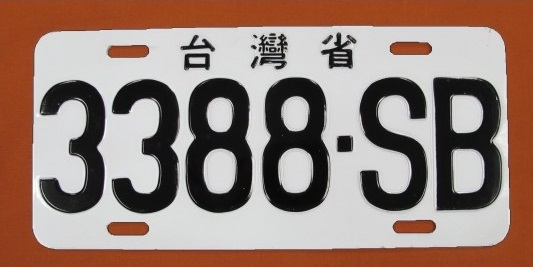
#> input picture HW4_Connected_Components/car.jpg, 533 x 267 px
$ python connected_components.py
#> lines starting #> are read from the running program, lines starting #| are printed output that depends on the picture; after the words box and inside, x2 and y2 are one past the last pixel; in counts of white or black regions, pixels touching at a corner belong together
import cv2
import numpy as np
from google.colab.patches import cv2_imshow
from skimage.filters import threshold_local
from skimage import measure
import queue

img = cv2.imread('car.jpg', 0)
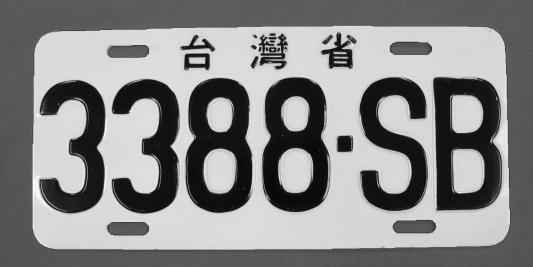
#> img: shape (267, 533); min 0, max 255, mean 135
img = cv2.threshold(img, 127, 255, cv2.THRESH_BINARY)[1]  # ensure binary
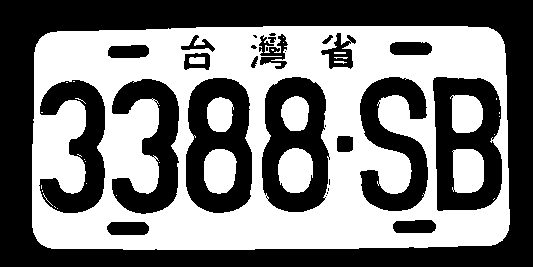
#> img: shape (267, 533); 48.9% white; 36 white regions (26 under 20 px), largest, box (x1, y1, x2, y2) and area: (32, 26, 510, 250) 62937, (278, 148, 313, 193) 1287, (452, 149, 484, 193) 1258
num_labels, origin_img = cv2.connectedComponents(img)
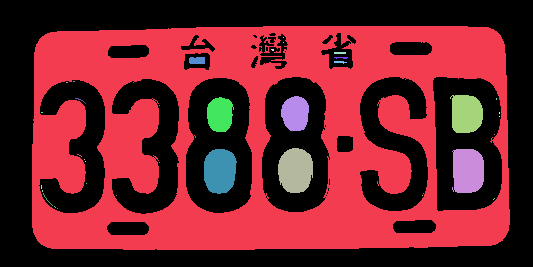
#> origin_img: shape (267, 533) int32; 37 distinct labels, from 0 to 36; one colour per label, 0 black
#> num_labels = 37

def imshow_components(labels):
    # Map component labels to hue val
    label_hue = np.uint8(179*labels/np.max(labels))
    blank_ch = 255*np.ones_like(label_hue)
    labeled_img = cv2.merge([label_hue, blank_ch, blank_ch])
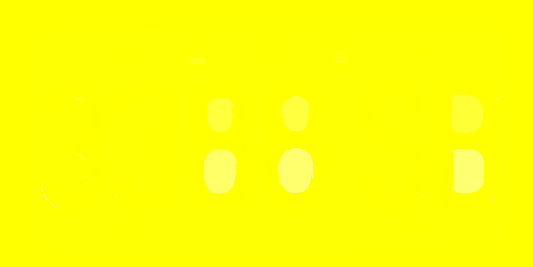
#> labeled_img: shape (267, 533, 3); mean of channels 0, 1, 2 5.8, 255, 255; drawn as B, G, R

    # 將圖片由RGB轉為HSV格式，然後取HSV中的Ｖ值，此效果與灰階效果類似
    V = cv2.split(cv2.cvtColor(labeled_img, cv2.COLOR_BGR2HSV))[2]
#> V: shape (267, 533); every value is 255

    labeled_img = threshold_local(V, 47, offset=15).astype("uint8") * 255
#> labeled_img: shape (267, 533); every value is 16
    labeled_img = cv2.bitwise_not(labeled_img)
#> labeled_img: shape (267, 533); every value is 239

    # set background label to black
    labeled_img[label_hue==0] = 0

    # cv2.imshow('labeled_img.jpg', labeled_img)
    cv2_imshow(labeled_img)
    cv2.waitKey()
    cv2.imwrite('labeled_img.jpg', labeled_img)

    # 黑轉白，白轉黑
    for i, row in enumerate(labeled_img):
      # print('pix:', pix.shape)
      for j, val in enumerate(row):
        if val == 0:
          labeled_img[i][j] = 255
        else:
          labeled_img[i][j] = 0

    cv2_imshow(labeled_img)
    cv2.imwrite('labeled_img2.jpg', labeled_img)


    # connected components analysis
    # background=0表示pixel值為0則認定為背景
    labels = measure.label(labeled_img, background=0)
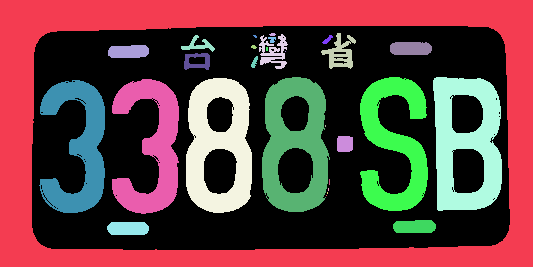
#> labels: shape (267, 533) int64; 30 distinct labels, from 0 to 29; one colour per label, 0 black

    # 建立一個空的圖，存放稍後將篩選出的字母及數字
    mask = np.zeros(labeled_img.shape, dtype="uint8")

    # 依序處理每個labels(components)
    for (i, label) in enumerate(np.unique(labels)):
      # label=0，表示為背景
      if label == 0:
        continue

      # 否則為前景
      # 建立該前景的Binary圖
      labelMask = np.zeros(labeled_img.shape, dtype="uint8")
      labelMask[labels == label] = 255

      # 有幾個非0的像素
      numPixels = cv2.countNonZero(labelMask)

      # 如果像素數目在1500～7000之間認定為車牌的字母或數字
      if numPixels > 1500 and numPixels < 7000:
        # 放到剛剛建立的空圖中
        mask = cv2.add(mask, labelMask)
#> this loop made 30 passes
#> numPixels on passes 2 to 13: 37784, 16, 561, 500, 206, 8, 44, 33, 508, 477, 17, 8
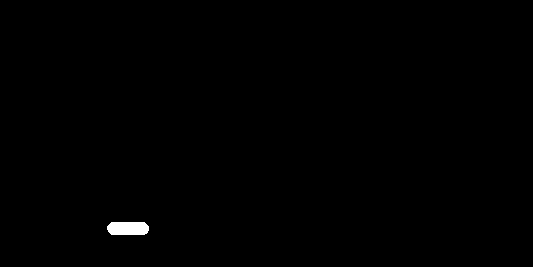
#> labelMask: shape (267, 533); 0.36% white; 1 white region, box (x1, y1, x2, y2) and area: (107, 222, 149, 235) 507
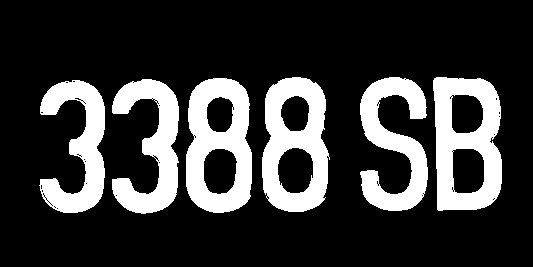
#> mask: shape (267, 533); 21.8% white; 6 white regions, box (x1, y1, x2, y2) and area: (433, 77, 502, 211) 5873, (186, 78, 252, 213) 5736, (262, 77, 330, 212) 5595, (360, 77, 428, 211) 4772, (112, 79, 179, 214) 4619, (39, 80, 105, 213) 4421


    # 顯示所抓取到的車牌
    # cv2.imshow("mask.jpg", mask)
    cv2_imshow(mask)
    cv2.waitKey(0)
    cv2.imwrite('output.jpg', mask)

    # 計算connected components的pixel數目
    pixel_cnt(mask)


dx = [1, 0, -1, 0]
dy = [0, 1, 0, -1]
def bfs(x, y, img, vis):
  sz = img.shape
  cnt = 1
  que = []
  vis[x][y] = 1
  que.append((x, y))
  while que:
    at = que.pop(0)
    x, y = at[0], at[1]
    # 上下左右移動
    for i in range(4):
      nx = x + dx[i]
      ny = y + dy[i]
      # 在component邊界內，且是白色
      if 0 <= nx < sz[0] and 0 <= ny < sz[1] and vis[nx][ny] == 0 and img[nx][ny] == 255:
        vis[nx][ny] = 1
        cnt += 1
        que.append((nx, ny))
  return cnt

def pixel_cnt(img):
  vis = np.zeros(img.shape, dtype=int)
  components = []
  for i, row in enumerate(img):
    for j, val in enumerate(row):
      if val == 255 and vis[i][j] == 0:
        cnt = bfs(i, j, img, vis)
        # 雜訊去除
        if cnt > 50:
          components.append(cnt)
#> after the loop, components = [5588, 4770, 5872, 5736, 4612, 4421]
  # components.sort()
  print('components:', components)
#| components: [5588, 4770, 5872, 5736, 4612, 4421]

imshow_components(origin_img)
